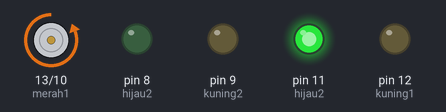
Simulated run of this sketch. Board: Arduino Uno, built with avr-gcc and run on an emulated ATmega328P. Parts: motor-driver pin pairs drawn as motors (green arrow = first pin HIGH = forward, orange = second pin HIGH = backward, longer = more drive), output pins drawn as LEDs (lit = HIGH).

Above: at 0.5 s.
At 1.5 s:
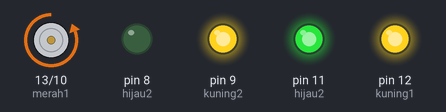
At 2.5 s:
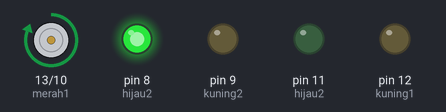
At 3.5 s:
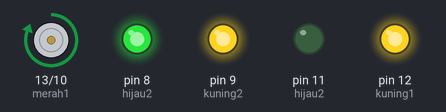
Timing chart, 0 to 5.2 s (numbered marks = the images above):
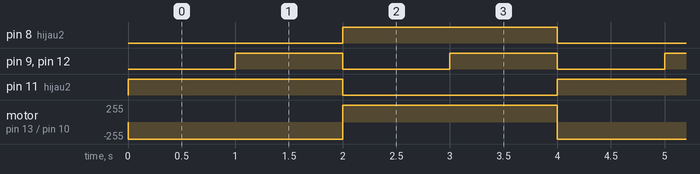

Measured:
- by itself, pin 8 (hijau2), pin 11 (hijau2): alternates HIGH for 2.0 s and LOW for 2.0 s
- by itself, pin 9 (kuning2), pin 12 (kuning1): alternates HIGH for 1.0 s and LOW for 1.0 s
- by itself, motor on pin 13 (merah1) / pin 10 (merah2): alternates forward 255/255 for 2.0 s and backward 255/255 for 2.0 s

The sketch:

trafficLight1.pdsprj.ino
```cpp
void setup() {
  // put your setup code here, to run once:
  pinMode(13, OUTPUT);//merah1
  pinMode(12, OUTPUT);//kuning1
  pinMode(11, OUTPUT);//hijau2

  pinMode(10, OUTPUT);//merah2
  pinMode(9, OUTPUT);//kuning2
  pinMode(8, OUTPUT);//hijau2
}

void loop() {
  // put your main code here, to run repeatedly:
  //LAMPU 1 HIJAU
  digitalWrite(11, 1);
  digitalWrite(10, 1);
  digitalWrite(13, 0);
  digitalWrite(8,0);
  digitalWrite(12, 0);
  digitalWrite(9, 0);
  delay(1000);

  //LAMPU 1 HUIJAU KUNING
  digitalWrite(11, 1);
  digitalWrite(10, 1);
  digitalWrite(12, 1);
  digitalWrite(9, 1);
  delay(1000);

  //LAMPU 2 HIJAU
  digitalWrite(13, 1);
  digitalWrite(8,1);
  digitalWrite(11, 0);
  digitalWrite(10, 0);
  digitalWrite(12, 0);
  digitalWrite(9, 0);
  delay(1000);

  //LAMPU 2 HIJAU KUNING
  digitalWrite(13, 1);
  digitalWrite(8,1);
  digitalWrite(12, 1);
  digitalWrite(9, 1);
  delay(1000);
}
```
